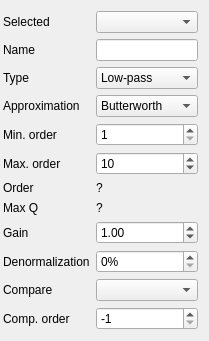
             <widget class="QWidget" name="scrollAreaWidgetContents_3">
              <property name="geometry">
               <rect>
                <x>0</x>
                <y>0</y>
                <width>98</width>
                <height>310</height>
               </rect>
              </property>
              <property name="sizePolicy">
               <sizepolicy hsizetype="Ignored" vsizetype="Preferred">
                <horstretch>0</horstretch>
                <verstretch>0</verstretch>
               </sizepolicy>
              </property>
              <property name="maximumSize">
               <size>
                <width>16777215</width>
                <height>16777215</height>
               </size>
              </property>
              <layout class="QGridLayout" name="gridLayout_2">
               <property name="leftMargin">
                <number>3</number>
               </property>
               <item row="1" column="1">
                <widget class="QLineEdit" name="filtername_box">
                 <property name="mouseTracking">
                  <bool>false</bool>
                 </property>
                 <property name="acceptDrops">
                  <bool>false</bool>
                 </property>
                </widget>
               </item>
               <item row="8" column="1">
                <widget class="QLabel" name="N_label">
                 <property name="maximumSize">
                  <size>
                   <width>16777215</width>
                   <height>20</height>
                  </size>
                 </property>
                 <property name="text">
                  <string>?</string>
                 </property>
                </widget>
               </item>
               <item row="9" column="1">
                <widget class="QLabel" name="max_Q_label">
                 <property name="maximumSize">
                  <size>
                   <width>16777215</width>
                   <height>20</height>
                  </size>
                 </property>
                 <property name="text">
                  <string>?</string>
                 </property>
                </widget>
               </item>
               <item row="1" column="0">
                <widget class="QLabel" name="label_26">
                 <property name="text">
                  <string>Name</string>
                 </property>
                </widget>
               </item>
               <item row="12" column="0">
                <widget class="QLabel" name="label_30">
                 <property name="text">
                  <string>Compare</string>
                 </property>
                </widget>
               </item>
               <item row="3" column="1">
                <widget class="QComboBox" name="aprox_box">
                 <item>
                  <property name="text">
                   <string>Butterworth</string>
                  </property>
                 </item>
                 <item>
                  <property name="text">
                   <string>Chebyshev</string>
                  </property>
                 </item>
                 <item>
                  <property name="text">
                   <string>Chebyshev 2</string>
                  </property>
                 </item>
                 <item>
                  <property name="text">
                   <string>Cauer</string>
                  </property>
                 </item>
                 <item>
                  <property name="text">
                   <string>Legendre</string>
                  </property>
                 </item>
                 <item>
                  <property name="text">
                   <string>Bessel</string>
                  </property>
                 </item>
                 <item>
                  <property name="text">
                   <string>Gauss</string>
                  </property>
                 </item>
                </widget>
               </item>
               <item row="0" column="1">
                <widget class="QComboBox" name="selfil_cb"/>
               </item>
               <item row="2" column="0">
                <widget class="QLabel" name="label_27">
                 <property name="text">
                  <string>Type</string>
                 </property>
                </widget>
               </item>
               <item row="8" column="0">
                <widget class="QLabel" name="label_36">
                 <property name="text">
                  <string>Order</string>
                 </property>
                </widget>
               </item>
               <item row="9" column="0">
                <widget class="QLabel" name="label_32">
                 <property name="text">
                  <string>Max Q</string>
                 </property>
                </widget>
               </item>
               <item row="7" column="1">
                <widget class="QSpinBox" name="N_max_box">
                 <property name="minimum">
                  <number>0</number>
                 </property>
                 <property name="maximum">
                  <number>50</number>
                 </property>
                 <property name="value">
                  <number>10</number>
                 </property>
                </widget>
               </item>
               <item row="10" column="1">
                <widget class="QDoubleSpinBox" name="gain_box">
                 <property name="minimum">
                  <double>0.010000000000000</double>
                 </property>
                 <property name="maximum">
                  <double>1000000.000000000000000</double>
                 </property>
                 <property name="singleStep">
                  <double>0.010000000000000</double>
                 </property>
                 <property name="value">
                  <double>1.000000000000000</double>
                 </property>
                </widget>
               </item>
               <item row="6" column="0">
                <widget class="QLabel" name="label_49">
                 <property name="text">
                  <string>Min. order</string>
                 </property>
                </widget>
               </item>
               <item row="0" column="0">
                <widget class="QLabel" name="label_29">
                 <property name="text">
                  <string>Selected</string>
                 </property>
                </widget>
               </item>
               <item row="2" column="1">
                <widget class="QComboBox" name="tipo_box">
                 <property name="minimumSize">
                  <size>
                   <width>0</width>
                   <height>0</height>
                  </size>
                 </property>
                 <item>
                  <property name="text">
                   <string>Low-pass</string>
                  </property>
                 </item>
                 <item>
                  <property name="text">
                   <string>High-pass</string>
                  </property>
                 </item>
                 <item>
                  <property name="text">
                   <string>Band-pass</string>
                  </property>
                 </item>
                 <item>
                  <property name="text">
                   <string>Band-reject</string>
                  </property>
                 </item>
                 <item>
                  <property name="text">
                   <string>Group delay</string>
                  </property>
                 </item>
                </widget>
               </item>
               <item row="10" column="0">
                <widget class="QLabel" name="label_28">
                 <property name="text">
                  <string>Gain</string>
                 </property>
                </widget>
               </item>
               <item row="11" column="1">
                <widget class="QDoubleSpinBox" name="denorm_box">
                 <property name="suffix">
                  <string>%</string>
                 </property>
                 <property name="decimals">
                  <number>0</number>
                 </property>
                 <property name="minimum">
                  <double>0.000000000000000</double>
                 </property>
                 <property name="maximum">
                  <double>100.000000000000000</double>
                 </property>
                 <property name="singleStep">
                  <double>1.000000000000000</double>
                 </property>
                 <property name="value">
                  <double>0.000000000000000</double>
                 </property>
                </widget>
               </item>
               <item row="3" column="0">
                <widget class="QLabel" name="label_54">
                 <property name="text">
                  <string>Approximation</string>
                 </property>
                </widget>
               </item>
               <item row="7" column="0">
                <widget class="QLabel" name="label_59">
                 <property name="text">
                  <string>Max. order</string>
                 </property>
                </widget>
               </item>
               <item row="6" column="1">
                <widget class="QSpinBox" name="N_min_box">
                 <property name="minimum">
                  <number>1</number>
                 </property>
                 <property name="maximum">
                  <number>50</number>
                 </property>
                </widget>
               </item>
               <item row="12" column="1">
                <widget class="CheckableComboBox" name="compareapprox_cb">
                 <property name="currentIndex">
                  <number>-1</number>
                 </property>
                 <item>
                  <property name="text">
                   <string>Butterworth</string>
                  </property>
                 </item>
                 <item>
                  <property name="text">
                   <string>Chebyshev</string>
                  </property>
                 </item>
                 <item>
                  <property name="text">
                   <string>Chebyshev 2</string>
                  </property>
                 </item>
                 <item>
                  <property name="text">
                   <string>Cauer</string>
                  </property>
                 </item>
                 <item>
                  <property name="text">
                   <string>Legendre</string>
                  </property>
                 </item>
                 <item>
                  <property name="text">
                   <string>Bessel</string>
                  </property>
                 </item>
                 <item>
                  <property name="text">
                   <string>Gauss</string>
                  </property>
                 </item>
                </widget>
               </item>
               <item row="11" column="0">
                <widget class="QLabel" name="label_61">
                 <property name="text">
                  <string>Denormalization</string>
                 </property>
                </widget>
               </item>
               <item row="13" column="0">
                <widget class="QLabel" name="label_33">
                 <property name="text">
                  <string>Comp. order</string>
                 </property>
                </widget>
               </item>
               <item row="13" column="1">
                <widget class="QSpinBox" name="comp_N_box">
                 <property name="toolTip">
                  <string>&lt;html&gt;&lt;head/&gt;&lt;body&gt;&lt;p&gt;Order -1: find lowest order for template&lt;br/&gt;Order 0: use same order as the lead approximation&lt;/p&gt;&lt;p&gt;Order &amp;gt; 0: use this order&lt;/p&gt;&lt;/body&gt;&lt;/html&gt;</string>
                 </property>
                 <property name="minimum">
                  <number>-1</number>
                 </property>
                 <property name="maximum">
                  <number>50</number>
                 </property>
                 <property name="value">
                  <number>-1</number>
                 </property>
                </widget>
               </item>
              </layout>
             </widget>
